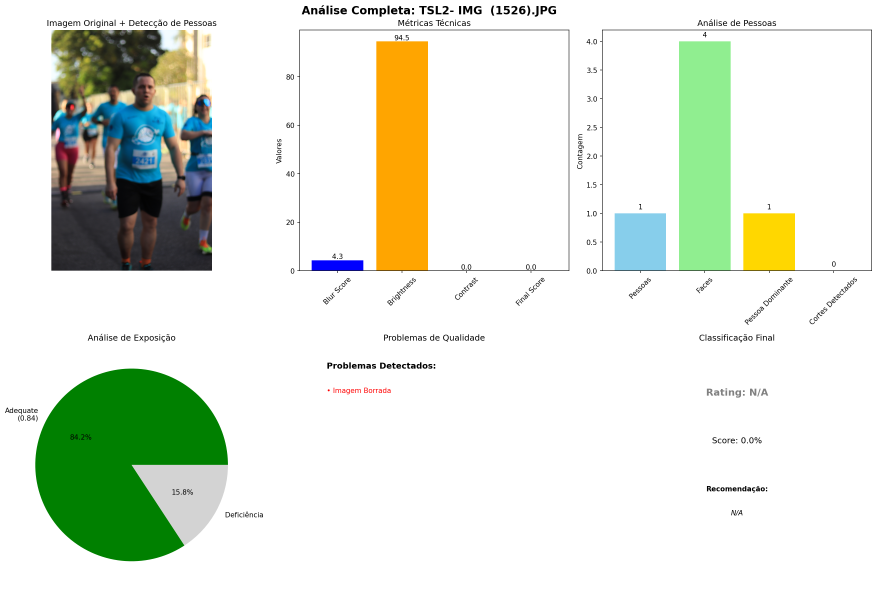
#> input picture data/quality/comprehensive_analysis/analysis_001_TSL2- IMG  (1526).png, 2630 x 1771 px (shown at 1/3 size); its folder holds only this picture in this run
$ python -i advanced_quality_detector.py   (imports and definitions only)   (older library calls are emulated)
#> lines starting #> are read from the running program, lines starting #| are printed output that depends on the picture; after the words box and inside, x2 and y2 are one past the last pixel; in counts of white or black regions, pixels touching at a corner belong together
# Advanced Image Quality Detection
# Implementação de algoritmos avançados para redução de falsos positivos

import cv2
import numpy as np
from scipy import ndimage
from scipy.fft import fft2, fftshift
import math
from PIL import Image, ExifTags

class AdvancedQualityDetector:
    """
    Classe para detecção avançada de qualidade de imagem com múltiplos algoritmos
    e thresholds adaptativos para reduzir falsos positivos.
    """

    def __init__(self, config=None):
        self.config = config or {}
        self.debug = self.config.get('debug', False)

    # [80 lines left out: functions detect_image_type, _calculate_local_variance, _detect_skin_ratio, not called in this run]

    def advanced_blur_detection(self, image_path, image_type="general"):
        """
        Detecção avançada de blur usando múltiplos algoritmos
        """
#> called with image_type = 'general'
        try:
            image = cv2.imread(image_path)
#> image is the input picture: shape (1771, 2630, 3); mean B, G, R 218, 231.2, 224.4
            if image is None:
                return {"is_blurry": True, "confidence": 0, "scores": {}}

            gray = cv2.cvtColor(image, cv2.COLOR_BGR2GRAY)
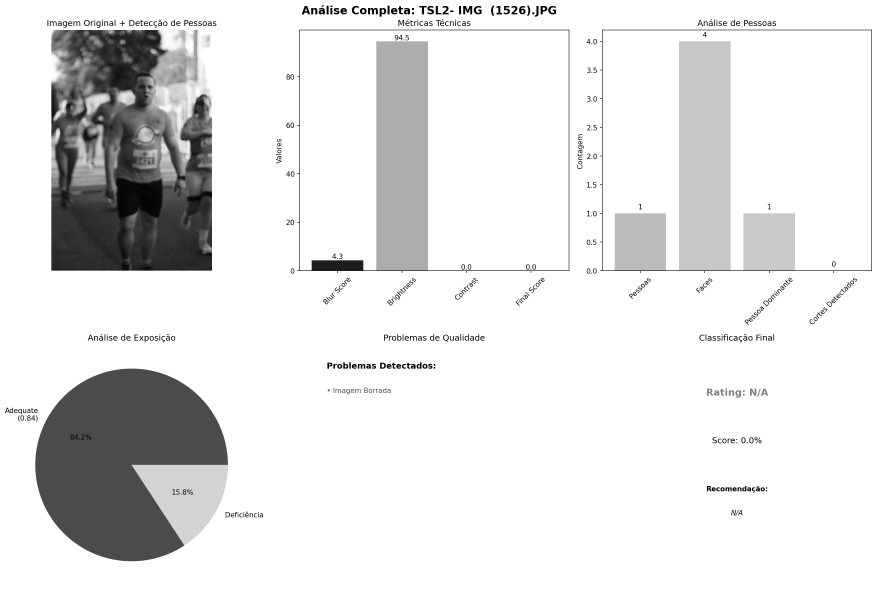
#> gray: shape (1771, 2630) (shown at 1/3 size); min 0, max 255, mean 227.6
            height, width = gray.shape
            image_size = height * width

            scores = {}

            # 1. Variance of Laplacian (método original)
            laplacian_var = cv2.Laplacian(gray, cv2.CV_64F).var()
#> laplacian_var = 864.9
            scores['laplacian'] = laplacian_var

            # 2. Sobel Variance
            sobel_x = cv2.Sobel(gray, cv2.CV_64F, 1, 0, ksize=3)
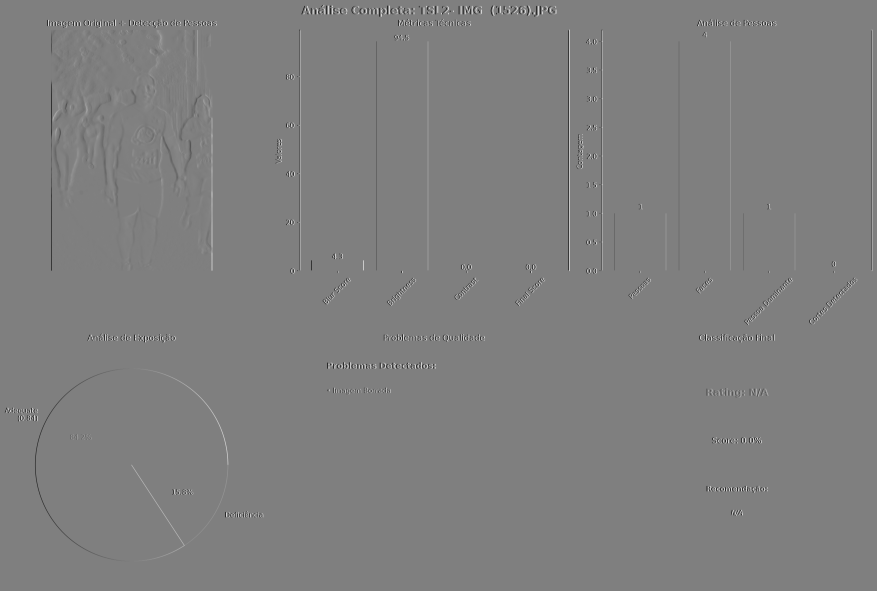
#> sobel_x: shape (1771, 2630) float64 (shown at 1/3 size); min -1020, max 1020, mean 0; drawn with min black and max white
            sobel_y = cv2.Sobel(gray, cv2.CV_64F, 0, 1, ksize=3)
            sobel_variance = np.var(sobel_x) + np.var(sobel_y)
#> sobel_variance = 12984.5
            scores['sobel'] = sobel_variance

            # 3. FFT-based blur detection
            fft_score = self._fft_blur_score(gray)
            scores['fft'] = fft_score

            # 4. Gradient Magnitude
            gradient_score = self._gradient_magnitude_score(gray)
            scores['gradient'] = gradient_score

            # 5. Edge Density
            edge_density = self._edge_density_score(gray)
            scores['edge_density'] = edge_density

            # Thresholds adaptativos baseados no tipo de imagem e tamanho
            thresholds = self._get_adaptive_blur_thresholds(image_type, image_size)

            # Análise multi-critério
            blur_indicators = 0
            confidence_scores = []

            for method, score in scores.items():
                threshold = thresholds.get(method, thresholds['default'])

                if score < threshold:
                    blur_indicators += 1
                    # Calcular confiança baseada na distância do threshold
                    confidence = max(0, (threshold - score) / threshold)
                    confidence_scores.append(confidence)

            # Decisão final baseada em consenso
            total_methods = len(scores)
            is_blurry = blur_indicators >= (total_methods * 0.6)  # 60% dos métodos devem concordar

            avg_confidence = np.mean(confidence_scores) if confidence_scores else 0

            # Ajustar confiança baseada no contexto
            if image_type == "macro" and not is_blurry:
                # Macro pode ter blur intencional (profundidade de campo)
                avg_confidence *= 0.7
            elif image_type == "landscape" and scores['gradient'] > thresholds['gradient'] * 0.7:
                # Paisagens podem ter regiões suaves intencionais
                avg_confidence *= 0.8

            return {
                "is_blurry": is_blurry,
                "confidence": avg_confidence,
                "scores": scores,
                "thresholds": thresholds,
                "blur_indicators": blur_indicators,
                "total_methods": total_methods
            }

        except Exception as e:
            if self.debug:
                print(f"Erro na detecção de blur: {e}")
            return {"is_blurry": True, "confidence": 0, "scores": {}}

    def _fft_blur_score(self, gray_image):
        """Score baseado na análise FFT (frequências altas)"""
        f_transform = fft2(gray_image)
        f_shift = fftshift(f_transform)
        magnitude_spectrum = np.abs(f_shift)

        # Calcular energia em frequências altas
        h, w = magnitude_spectrum.shape
        center_h, center_w = h // 2, w // 2

        # Definir região de altas frequências (borda externa)
        mask = np.zeros((h, w), dtype=np.uint8)
        cv2.circle(mask, (center_w, center_h), min(center_h, center_w) // 3, 1, -1)
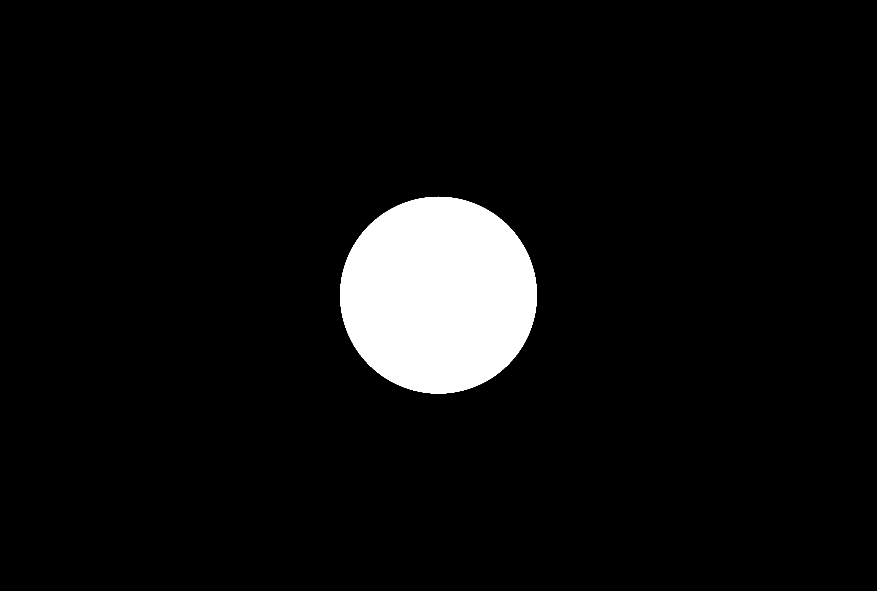
#> mask: shape (1771, 2630) (shown at 1/3 size); values 0 (black) and 1 (white), 5.9% white; 1 white region, box (x1, y1, x2, y2) and area: (1020, 590, 1611, 1181) 273365
        mask = 1 - mask  # Inverter para pegar as bordas

        high_freq_energy = np.sum(magnitude_spectrum * mask)
#> high_freq_energy = 7.36e+10
        total_energy = np.sum(magnitude_spectrum)
#> total_energy = 1.11e+11
#> in advanced_blur_detection, `fft_score = self._fft_blur_score(gray)`: fft_score = 660505

        return (high_freq_energy / total_energy) * 1000000  # Escalar para comparação

    def _gradient_magnitude_score(self, gray_image):
        """Score baseado na magnitude do gradiente"""
        grad_x = cv2.Sobel(gray_image, cv2.CV_64F, 1, 0, ksize=3)
        grad_y = cv2.Sobel(gray_image, cv2.CV_64F, 0, 1, ksize=3)

        magnitude = np.sqrt(grad_x**2 + grad_y**2)
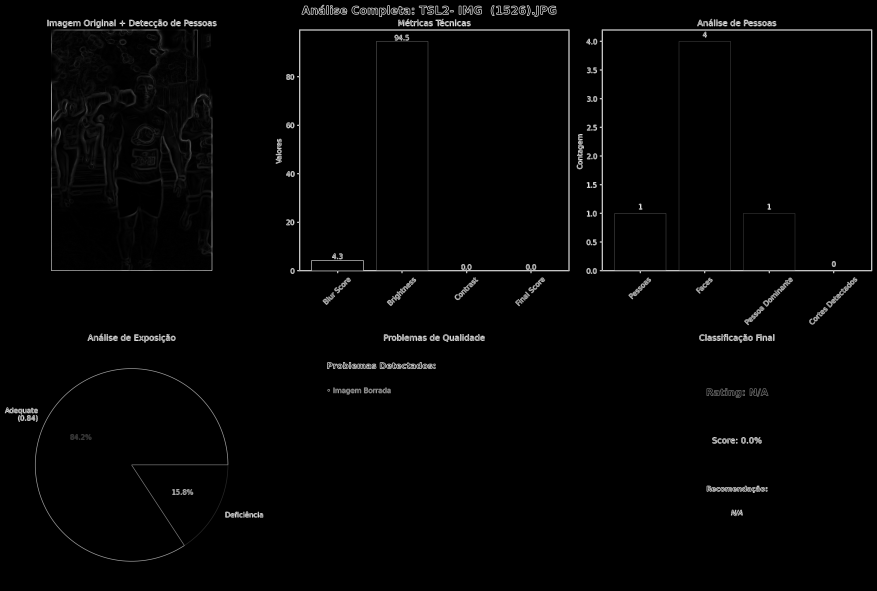
#> magnitude: shape (1771, 2630) float64 (shown at 1/3 size); min 0, max 1105, mean 18.3; drawn with min black and max white
#> in advanced_blur_detection, `gradient_score = self._gradient_magnitude_score(gray)`: gradient_score = 18.33
        return np.mean(magnitude)

    def _edge_density_score(self, gray_image):
        """Score baseado na densidade de bordas"""
        edges = cv2.Canny(gray_image, 50, 150)
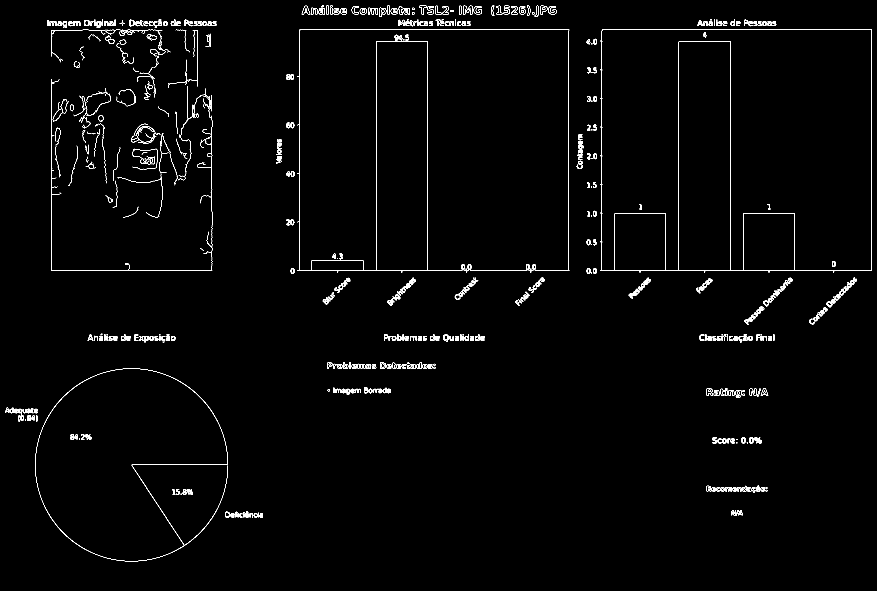
#> edges: shape (1771, 2630) (shown at 1/3 size); 1.1% white in thin lines or dots
        edge_pixels = cv2.countNonZero(edges)
#> edge_pixels = 51759
        total_pixels = gray_image.shape[0] * gray_image.shape[1]
#> in advanced_blur_detection, `edge_density = self._edge_density_score(gray)`: edge_density = 1.11

        return (edge_pixels / total_pixels) * 100  # Percentual de pixels de borda

    def _get_adaptive_blur_thresholds(self, image_type, image_size):
        """Thresholds adaptativos baseados no tipo e tamanho da imagem"""
        base_thresholds = {
            'laplacian': 100,
            'sobel': 1000,
            'fft': 50,
            'gradient': 20,
            'edge_density': 5,
            'default': 100
        }

        # Ajustar baseado no tamanho da imagem
        size_multiplier = 1.0
        if image_size > 4000000:  # > 4MP
            size_multiplier = 1.3
        elif image_size < 1000000:  # < 1MP
            size_multiplier = 0.7

        # Ajustar baseado no tipo
        type_multipliers = {
            'landscape': 0.8,  # Paisagens podem ter regiões suaves
            'macro': 0.6,      # Macro pode ter blur intencional
            'portrait': 1.2,   # Retratos devem ser nítidos
            'general': 1.0
        }

        type_mult = type_multipliers.get(image_type, 1.0)
        final_multiplier = size_multiplier * type_mult

        return {k: v * final_multiplier for k, v in base_thresholds.items()}

    # [204 lines left out: functions advanced_lighting_analysis, _analyze_brightness_histogram, _calculate_local_contrast, _analyze_clipping, _estimate_snr, _detect_lowkey_artistic and 1 more, not called in this run]

>>> result = AdvancedQualityDetector().advanced_blur_detection('data/quality/comprehensive_analysis/analysis_001_TSL2- IMG  (1526).png')
#> the loop in advanced_blur_detection, `for method, score in scores.items():` made 5 passes
#> (method, score, threshold, blur_indicators, confidence) on passes 4 to 5: ('gradient', 18.33, 26, 1, 0.295), ('edge_density', 1.11, 6.5, 2, 0.829)
#> after the loop in advanced_blur_detection, `for method, score in scores.items():`: blur_indicators = 2; confidence_scores = [0.295, 0.829]
#> in advanced_blur_detection, `total_methods = len(scores)`: total_methods = 5
#> in advanced_blur_detection, `is_blurry = blur_indicators >= (total_methods * 0.6)`: is_blurry = False
#> in advanced_blur_detection, `avg_confidence = np.mean(confidence_scores) if confidence_scores else 0`: avg_confidence = 0.562
#> result = 6 items

$ run again, on data/quality/comprehensive_analysis/analysis_003_TSL2- IMG  (1570).png
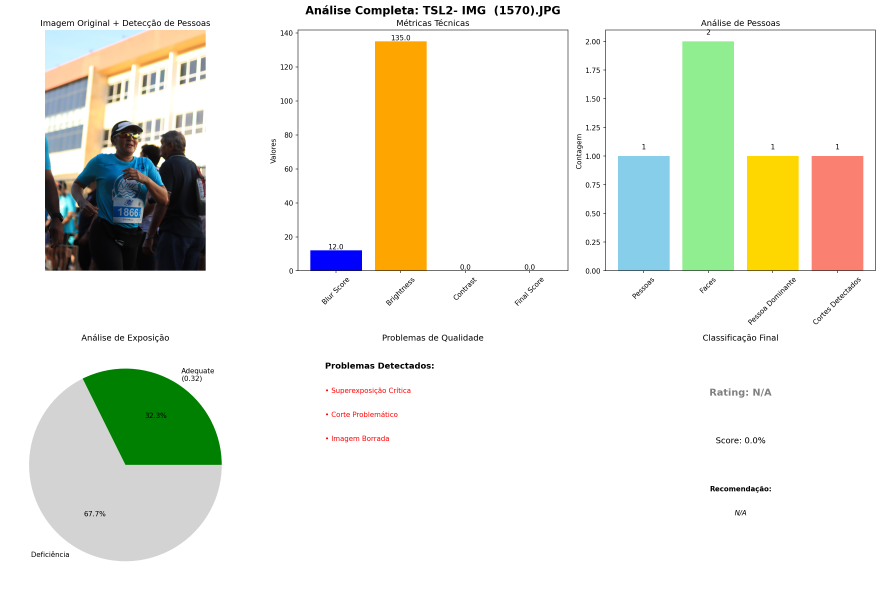
#> input picture data/quality/comprehensive_analysis/analysis_003_TSL2- IMG  (1570).png, 2641 x 1771 px (shown at 1/3 size)
#> in advanced_blur_detection, image is the input picture: shape (1771, 2641, 3); mean B, G, R 223.7, 234.2, 233
#> in advanced_blur_detection, `gray = cv2.cvtColor(image, cv2.COLOR_BGR2GRAY)`:
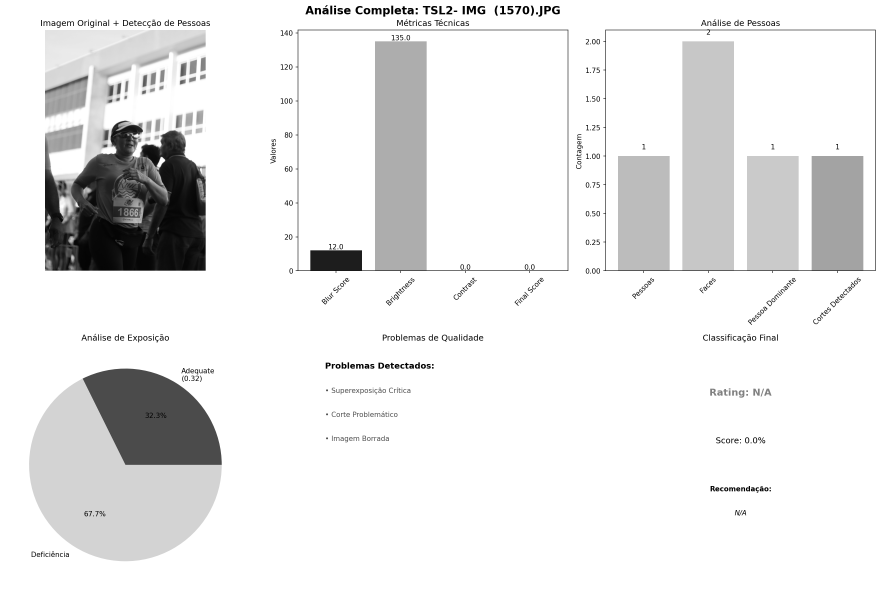
#> gray: shape (1771, 2641) (shown at 1/3 size); min 0, max 255, mean 232.6
#> laplacian_var = 911.3
#> sobel_variance = 13729.2
#> mask: shape (1771, 2641); values 0 (black) and 1 (white), 5.8% white; 1 white region, box (x1, y1, x2, y2) and area: (1025, 590, 1616, 1181) 273365
#> high_freq_energy = 7.71e+10
#> total_energy = 1.16e+11
#> fft_score = 667379.9
#> gradient_score = 19.42
#> in _edge_density_score, `edges = cv2.Canny(gray_image, 50, 150)`:
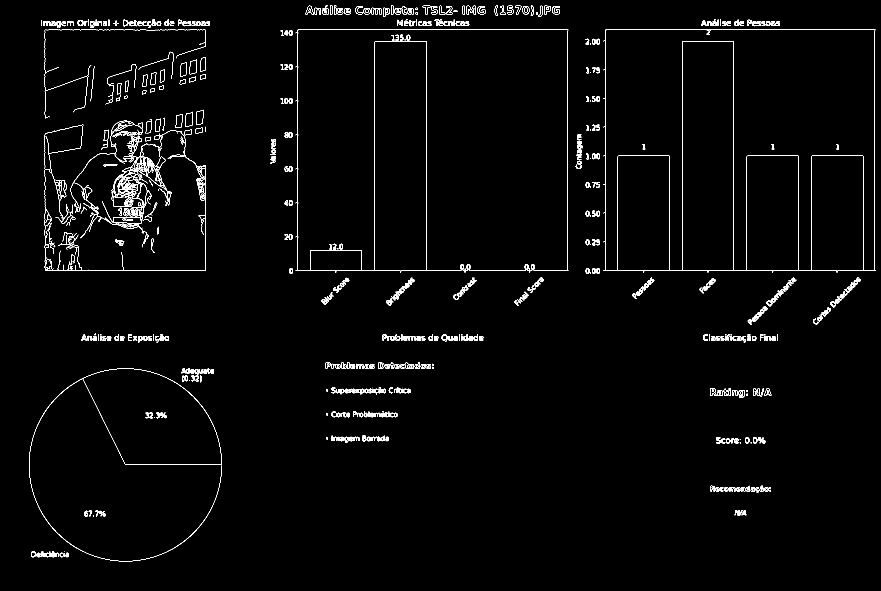
#> edges: shape (1771, 2641) (shown at 1/3 size); 1.4% white in thin lines or dots
#> edge_pixels = 63871
#> edge_density = 1.37
#> the loop in advanced_blur_detection, `for method, score in scores.items():` made 5 passes
#> (method, score, threshold, blur_indicators, confidence) on passes 4 to 5: ('gradient', 19.42, 26, 1, 0.253), ('edge_density', 1.37, 6.5, 2, 0.79)
#> after the loop in advanced_blur_detection, `for method, score in scores.items():`: blur_indicators = 2; confidence_scores = [0.253, 0.79]
#> total_methods = 5
#> is_blurry = False
#> avg_confidence = 0.521
#> result = 6 items

$ run again, on data/quality/comprehensive_analysis/analysis_005_TSL2- IMG  (541).png
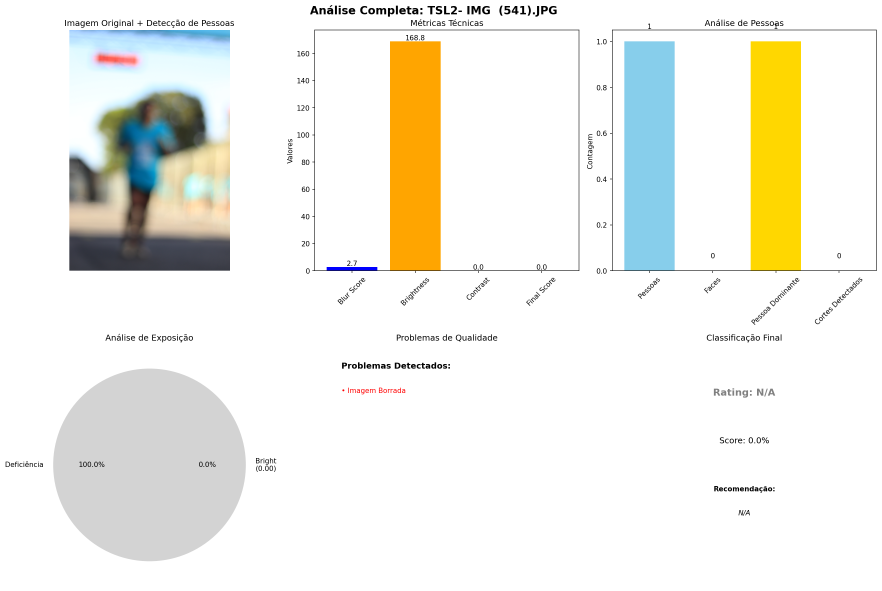
#> input picture data/quality/comprehensive_analysis/analysis_005_TSL2- IMG  (541).png, 2644 x 1771 px (shown at 1/3 size)
#> in advanced_blur_detection, image is the input picture: shape (1771, 2644, 3); mean B, G, R 231.9, 239.9, 240.6
#> in advanced_blur_detection, `gray = cv2.cvtColor(image, cv2.COLOR_BGR2GRAY)`:
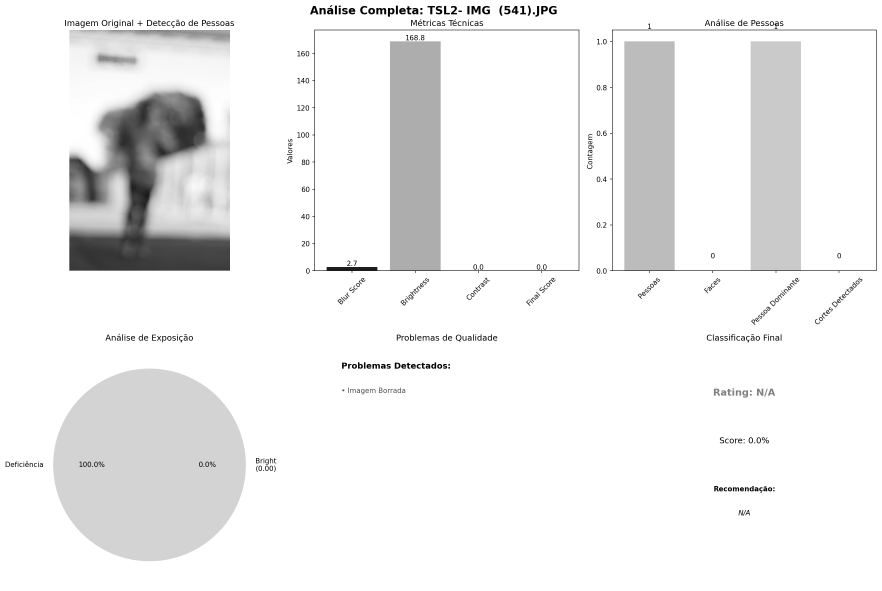
#> gray: shape (1771, 2644) (shown at 1/3 size); min 0, max 255, mean 239.2
#> laplacian_var = 836.8
#> sobel_variance = 12387
#> mask: shape (1771, 2644); values 0 (black) and 1 (white), 5.8% white; 1 white region, box (x1, y1, x2, y2) and area: (1027, 590, 1618, 1181) 273365
#> high_freq_energy = 7.36e+10
#> total_energy = 1.06e+11
#> fft_score = 693334
#> gradient_score = 16.47
#> in _edge_density_score, `edges = cv2.Canny(gray_image, 50, 150)`:
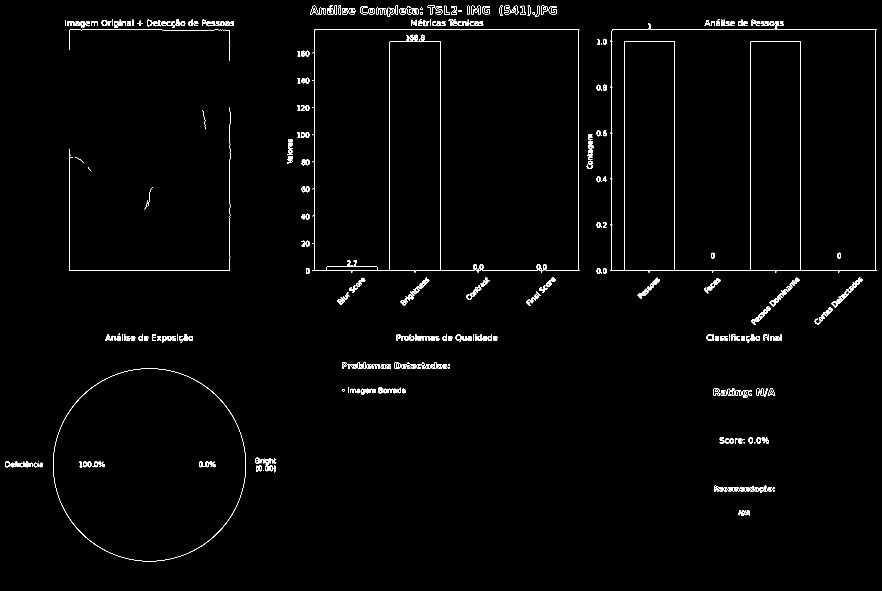
#> edges: shape (1771, 2644) (shown at 1/3 size); 0.92% white in thin lines or dots
#> edge_pixels = 43168
#> edge_density = 0.922
#> the loop in advanced_blur_detection, `for method, score in scores.items():` made 5 passes
#> (method, score, threshold, blur_indicators, confidence) on passes 4 to 5: ('gradient', 16.47, 26, 1, 0.367), ('edge_density', 0.922, 6.5, 2, 0.858)
#> after the loop in advanced_blur_detection, `for method, score in scores.items():`: blur_indicators = 2; confidence_scores = [0.367, 0.858]
#> total_methods = 5
#> is_blurry = False
#> avg_confidence = 0.612
#> result = 6 items
